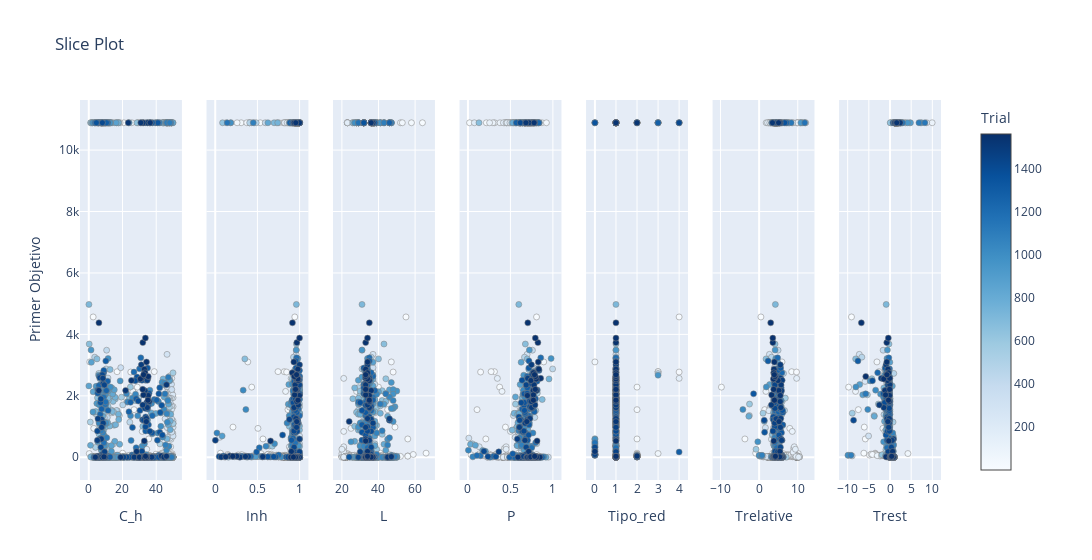

Notebook code for this chart:
### Code cell
# Graficar el gráfico de rebanada
vis.plot_slice(study, target_name='Primer Objetivo')

### Figure 1 — Plotly figure (JSON) as saved in the notebook; plotly's stock layout.template omitted (floating-point values rounded to 4 significant figures; data arrays with more than 128 entries replaced by an {"elided": "..."} marker saying what was removed)
{"data": [{"marker": {"color": {"elided": "1317 int values"}, "colorbar": {"title": {"text": "Trial"}, "x": 1, "xpad": 40}, "colorscale": [[0, "rgb(247,251,255)"], [0.125, "rgb(222,235,247)"], [0.25, "rgb(198,219,239)"], [0.375, "rgb(158,202,225)"], [0.5, "rgb(107,174,214)"], [0.625, "rgb(66,146,198)"], [0.75, "rgb(33,113,181)"], [0.875, "rgb(8,81,156)"], [1, "rgb(8,48,107)"]], "line": {"color": "Grey", "width": 0.5}, "showscale": true}, "mode": "markers", "name": "Feasible Trial", "showlegend": false, "type": "scatter", "x": {"elided": "1317 float values"}, "xaxis": "x", "y": {"elided": "1317 float values"}, "yaxis": "y"}, {"marker": {"color": {"elided": "1317 int values"}, "colorbar": {"title": {"text": "Trial"}, "x": 1, "xpad": 40}, "colorscale": [[0, "rgb(247,251,255)"], [0.125, "rgb(222,235,247)"], [0.25, "rgb(198,219,239)"], [0.375, "rgb(158,202,225)"], [0.5, "rgb(107,174,214)"], [0.625, "rgb(66,146,198)"], [0.75, "rgb(33,113,181)"], [0.875, "rgb(8,81,156)"], [1, "rgb(8,48,107)"]], "line": {"color": "Grey", "width": 0.5}, "showscale": false}, "mode": "markers", "name": "Feasible Trial", "showlegend": false, "type": "scatter", "x": {"elided": "1317 float values"}, "xaxis": "x2", "y": {"elided": "1317 float values"}, "yaxis": "y2"}, {"marker": {"color": {"elided": "1317 int values"}, "colorbar": {"title": {"text": "Trial"}, "x": 1, "xpad": 40}, "colorscale": [[0, "rgb(247,251,255)"], [0.125, "rgb(222,235,247)"], [0.25, "rgb(198,219,239)"], [0.375, "rgb(158,202,225)"], [0.5, "rgb(107,174,214)"], [0.625, "rgb(66,146,198)"], [0.75, "rgb(33,113,181)"], [0.875, "rgb(8,81,156)"], [1, "rgb(8,48,107)"]], "line": {"color": "Grey", "width": 0.5}, "showscale": false}, "mode": "markers", "name": "Feasible Trial", "showlegend": false, "type": "scatter", "x": {"elided": "1317 int values"}, "xaxis": "x3", "y": {"elided": "1317 float values"}, "yaxis": "y3"}, {"marker": {"color": {"elided": "1317 int values"}, "colorbar": {"title": {"text": "Trial"}, "x": 1, "xpad": 40}, "colorscale": [[0, "rgb(247,251,255)"], [0.125, "rgb(222,235,247)"], [0.25, "rgb(198,219,239)"], [0.375, "rgb(158,202,225)"], [0.5, "rgb(107,174,214)"], [0.625, "rgb(66,146,198)"], [0.75, "rgb(33,113,181)"], [0.875, "rgb(8,81,156)"], [1, "rgb(8,48,107)"]], "line": {"color": "Grey", "width": 0.5}, "showscale": false}, "mode": "markers", "name": "Feasible Trial", "showlegend": false, "type": "scatter", "x": {"elided": "1317 float values"}, "xaxis": "x4", "y": {"elided": "1317 float values"}, "yaxis": "y4"}, {"marker": {"color": {"elided": "1317 int values"}, "colorbar": {"title": {"text": "Trial"}, "x": 1, "xpad": 40}, "colorscale": [[0, "rgb(247,251,255)"], [0.125, "rgb(222,235,247)"], [0.25, "rgb(198,219,239)"], [0.375, "rgb(158,202,225)"], [0.5, "rgb(107,174,214)"], [0.625, "rgb(66,146,198)"], [0.75, "rgb(33,113,181)"], [0.875, "rgb(8,81,156)"], [1, "rgb(8,48,107)"]], "line": {"color": "Grey", "width": 0.5}, "showscale": false}, "mode": "markers", "name": "Feasible Trial", "showlegend": false, "type": "scatter", "x": {"elided": "1317 int values"}, "xaxis": "x5", "y": {"elided": "1317 float values"}, "yaxis": "y5"}, {"marker": {"color": {"elided": "1317 int values"}, "colorbar": {"title": {"text": "Trial"}, "x": 1, "xpad": 40}, "colorscale": [[0, "rgb(247,251,255)"], [0.125, "rgb(222,235,247)"], [0.25, "rgb(198,219,239)"], [0.375, "rgb(158,202,225)"], [0.5, "rgb(107,174,214)"], [0.625, "rgb(66,146,198)"], [0.75, "rgb(33,113,181)"], [0.875, "rgb(8,81,156)"], [1, "rgb(8,48,107)"]], "line": {"color": "Grey", "width": 0.5}, "showscale": false}, "mode": "markers", "name": "Feasible Trial", "showlegend": false, "type": "scatter", "x": {"elided": "1317 float values"}, "xaxis": "x6", "y": {"elided": "1317 float values"}, "yaxis": "y6"}, {"marker": {"color": {"elided": "1317 int values"}, "colorbar": {"title": {"text": "Trial"}, "x": 1, "xpad": 40}, "colorscale": [[0, "rgb(247,251,255)"], [0.125, "rgb(222,235,247)"], [0.25, "rgb(198,219,239)"], [0.375, "rgb(158,202,225)"], [0.5, "rgb(107,174,214)"], [0.625, "rgb(66,146,198)"], [0.75, "rgb(33,113,181)"], [0.875, "rgb(8,81,156)"], [1, "rgb(8,48,107)"]], "line": {"color": "Grey", "width": 0.5}, "showscale": false}, "mode": "markers", "name": "Feasible Trial", "showlegend": false, "type": "scatter", "x": {"elided": "1317 float values"}, "xaxis": "x7", "y": {"elided": "1317 float values"}, "yaxis": "y7"}], "layout": {"title": {"text": "Slice Plot"}, "width": 2100, "xaxis": {"anchor": "y", "domain": [0, 0.1184], "title": {"text": "C_h"}}, "xaxis2": {"anchor": "y2", "domain": [0.1469, 0.2653], "title": {"text": "Inh"}}, "xaxis3": {"anchor": "y3", "domain": [0.2939, 0.4122], "title": {"text": "L"}}, "xaxis4": {"anchor": "y4", "domain": [0.4408, 0.5592], "title": {"text": "P"}}, "xaxis5": {"anchor": "y5", "domain": [0.5878, 0.7061], "title": {"text": "Tipo_red"}}, "xaxis6": {"anchor": "y6", "domain": [0.7347, 0.8531], "title": {"text": "Trelative"}}, "xaxis7": {"anchor": "y7", "domain": [0.8816, 1.0], "title": {"text": "Trest"}}, "yaxis": {"anchor": "x", "domain": [0, 1], "title": {"text": "Primer Objetivo"}}, "yaxis2": {"anchor": "x2", "domain": [0, 1], "matches": "y", "showticklabels": false}, "yaxis3": {"anchor": "x3", "domain": [0, 1], "matches": "y", "showticklabels": false}, "yaxis4": {"anchor": "x4", "domain": [0, 1], "matches": "y", "showticklabels": false}, "yaxis5": {"anchor": "x5", "domain": [0, 1], "matches": "y", "showticklabels": false}, "yaxis6": {"anchor": "x6", "domain": [0, 1], "matches": "y", "showticklabels": false}, "yaxis7": {"anchor": "x7", "domain": [0, 1], "matches": "y", "showticklabels": false}}}
